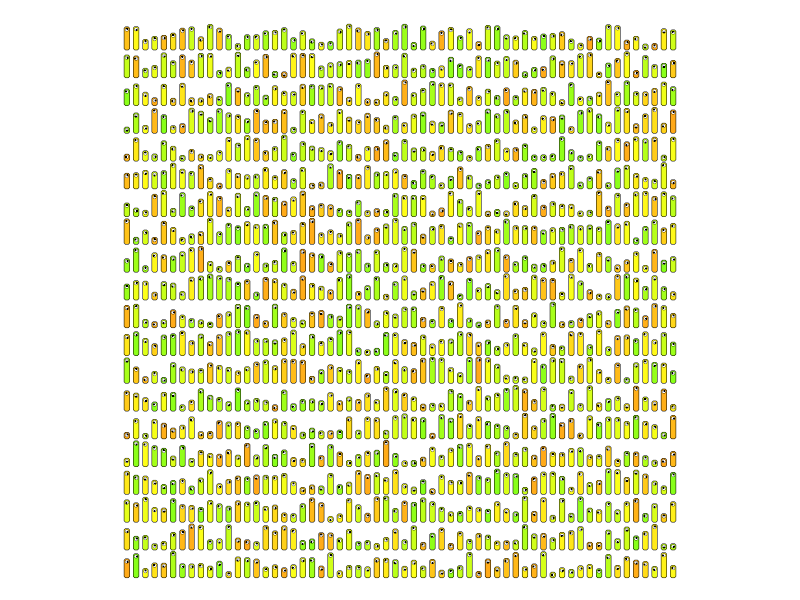
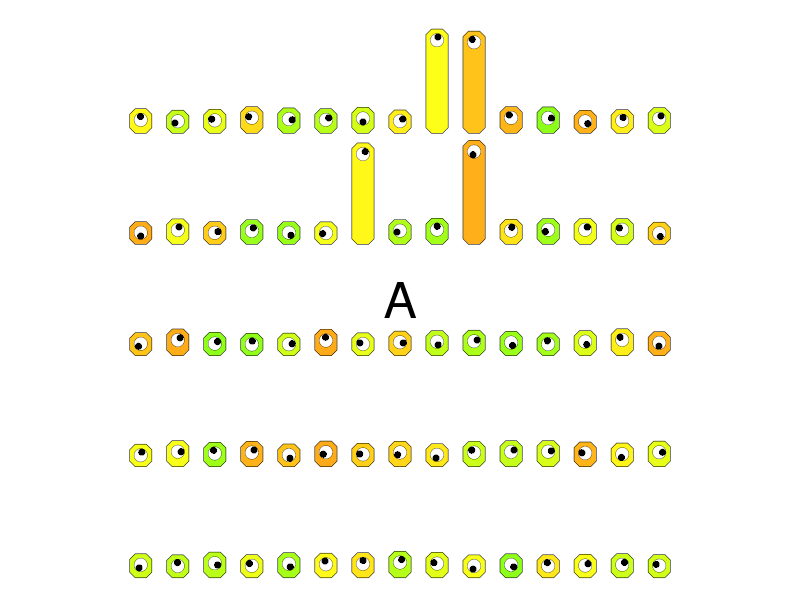
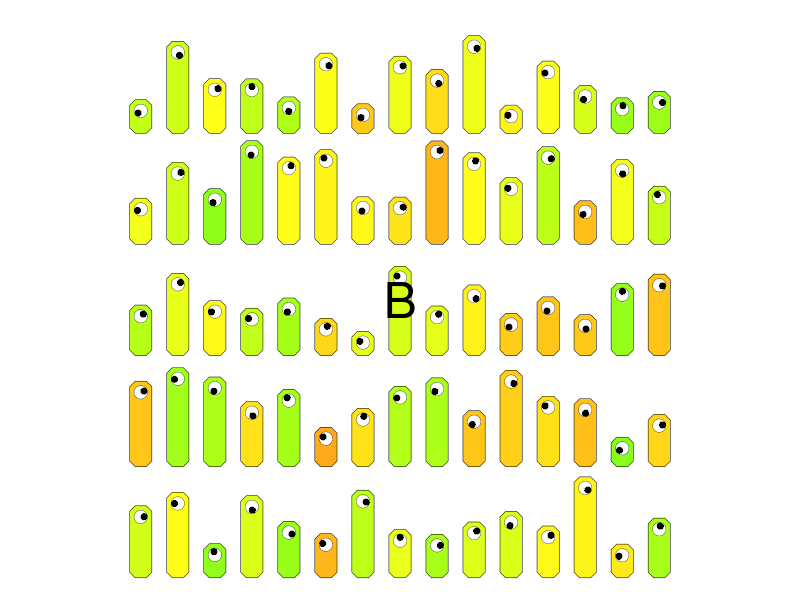
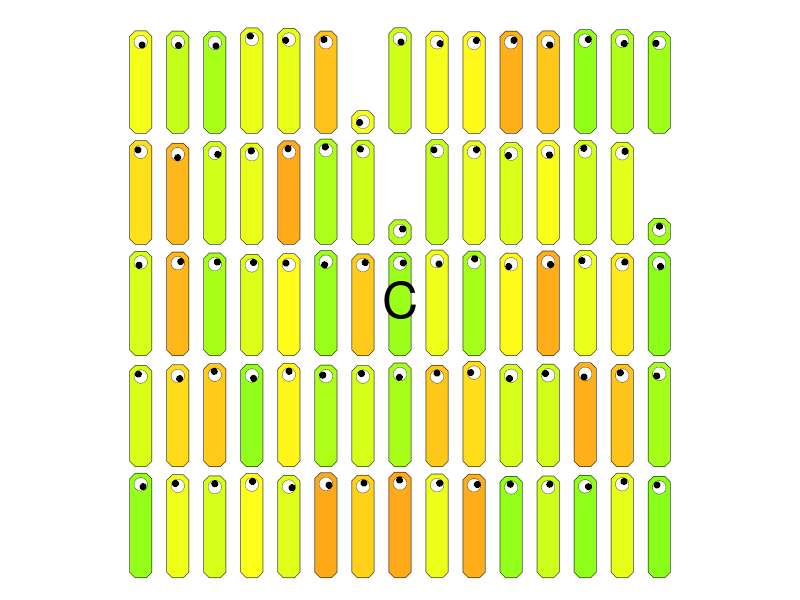
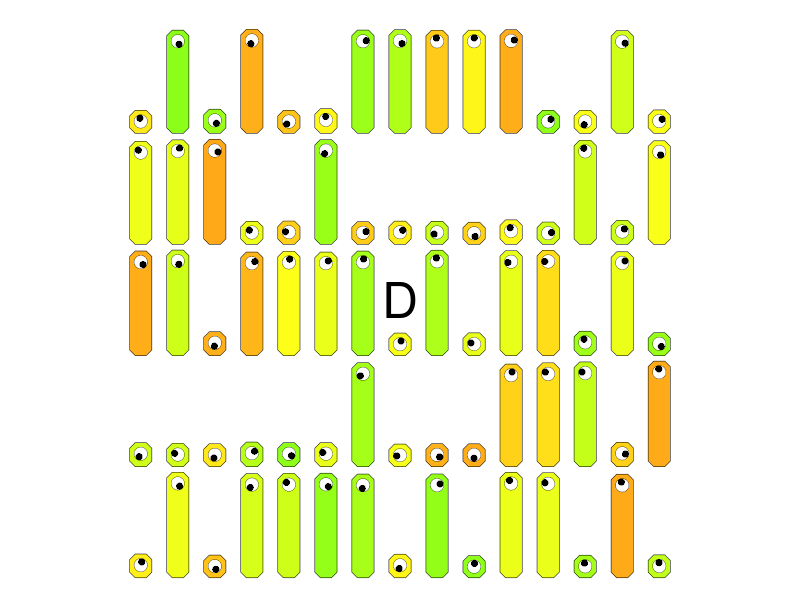
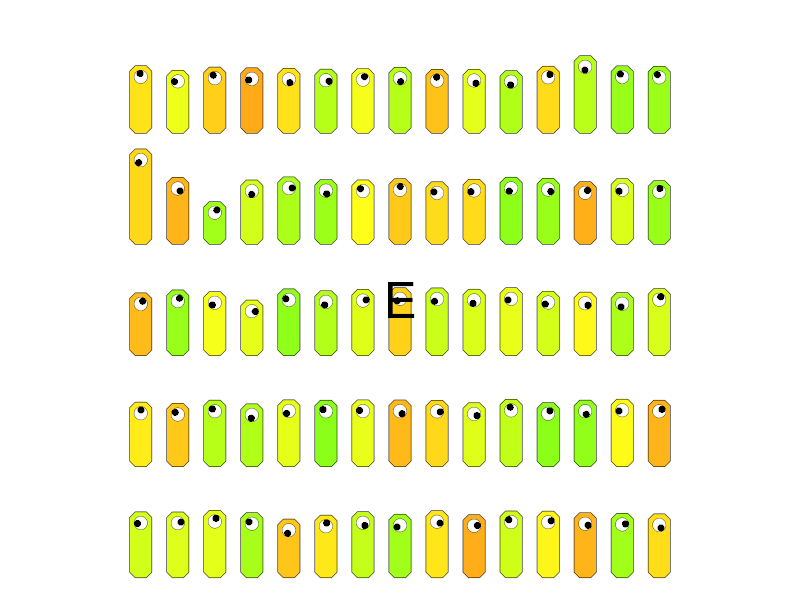

These figures' R source, in order:
## ---- chunk 1
typ = 1 #sample(1:5,1)
NNN = 1200
pams = list(c(1,1,0.5),
            c(0.1,0.1,0.5),
            c(10,10,0.5),
            c(0.8,2,0.75),
            c(2,0.8,0.25))
if(typ==1){
  a = 1
  b = 1
  m = 0.5
} else if(typ == 2){
  a = 0.2
  b = 0.2
  m = 0.5
} else if(typ == 3){
  a = 10
  b = 10
  m = 0.5
} else if(typ == 4){
  a = 0.8
  b = 2
  m = 0.75
} else if(typ == 5){
  a = 2
  b = 0.8
  m = 0.25
}

H = sort(rbeta(NNN,a,b)*0.75+0.2)
di = runif(NNN,0,2*pi)
hu = (runif(NNN,0,0.15)+runif(1,0,1))%%1

n = 75
pop = sample(1:NNN)
sam1 = sample(1:NNN,n)
nrh = sample(2:4,1)
sam2 = sample(c(1:(n-nrh),sample((NNN-n):NNN,nrh)))
nrh = sample(2:4,1)
sam3 = sample(c((NNN-n+nrh):(NNN),sample(1:n,nrh)))
nrh = sample(3:6,1)
sam4 = sample(c((NNN*m-n%/%2-2):(NNN*m-n%/%2-2+n-nrh),sample(1:NNN,nrh)))
sam5 = sample(c(1:(n%/%2),sample((NNN-n%/%2):NNN)))

makeit = function(ns=1:NNN,ncol=NNN/20,nrow=20,h=H){
  par(pty="s",mar=c(0,0,0,0))
  plot(0,0,type="n",xlim=c(0,ncol/3),ylim=c(0,nrow),axes=F,ann=F)
  th=seq(0,2*pi,pi/100)
  w = 0.2
  for(i in 1:ncol){
    for(j in 1:nrow){
      n = ns[(i-1)*nrow+j]
      polygon(i/3+c(-w,-w,-0.5*w,0.5*w,w,w,0.5*w,-0.5*w)/2-0.5/3,
              j+c(-h[n]+0.5*w,h[n]-0.5*w,h[n],h[n],h[n]-0.5*w,-h[n]+0.5*w,-h[n],-h[n])/2-1+h[n]/2,
              col=hsv(hu[n],0.9,1),lwd=0.5)
      polygon(i/3+0.06*cos(th)-0.5/3,
              j+0.06*sin(th)+h[n]/2-0.1-1+h[n]/2,
              col="white",lwd=0.3)
      polygon(i/3+0.03*cos(di[n])+0.03*cos(th)-0.5/3,
              j+0.03*sin(di[n])+h[n]/2-0.1+0.03*sin(th)-1+h[n]/2,
              col="black",lwd=0.3)
    }
  }
}

rreepp = sample(1:5)
sol = paste0(1*(1==rreepp),collapse="")

## ---- chunk 2
makeit(pop,NNN/20,20,H)
## ---- chunk 3

sams = list(sam1,sam2,sam3,sam4,sam5)
for(i in 1:5){
  makeit(sams[[rreepp[i]]],NNN/20/4,20/4,H)
  text(2.5,2.5,LETTERS[i],cex=3)
}
